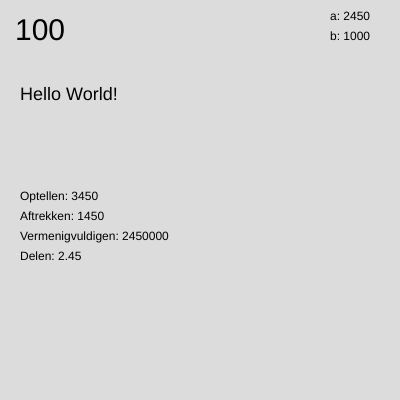
Frame 1 (no input)
Frame 60 (no input): identical to frame 1, image omitted
Frame 120 (the mouse pressed at the canvas centre since frame 60): identical to frame 1, image omitted

The p5.js sketch that drew this single still picture (run headless with seeded random() and noise() and a simulated clock; from frame 60 on, the mouse is pressed at the canvas centre):

// p5.js sketch
// ── sketch.js
// Stap 1
let x = 100;

// Stap 2
let greeting = "Hello World!";

let a = 2450;
let b = 1000;

// Stap 3
let optellen = a + b;
let aftrekken = a - b;
let vermenigvuldigen = a * b;
let delen = a / b;


function setup() {
  createCanvas(400, 400);
}

function draw() {
  background(220);
  
  // Stap 1: Maak een variabele en laat deze zien
  textSize(30);
  text(x, 15, 40);
  
  // Stap 2: Gebruik een tekstvariabele
  textSize(18);
  text(greeting, 20, 100);
  
  // Stap 3: Rekenen met variabelen
  textSize(12);
  text(`a: ${a}`, 330, 20);
  text(`b: ${b}`, 330, 40);
  
  // Stap 4: Toon de berekeningen
  let posY = 200;
  text(`Optellen: ${optellen}` , 20 , posY);
  posY += 20;
  text(`Aftrekken: ${aftrekken}` , 20 , posY);
  posY += 20;
  text(`Vermenigvuldigen: ${vermenigvuldigen}` , 20 , posY);
  posY += 20;
  text(`Delen: ${delen}` , 20 , posY);
}
